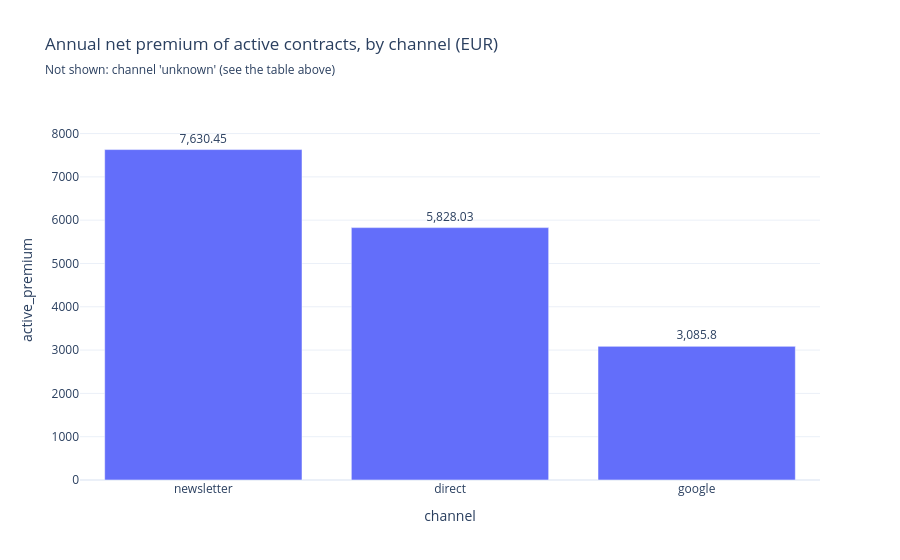

Notebook code for this chart:
### Code cell
bar_chart(
    active_premium,
    x="channel",
    y="active_premium",
    title="Annual net premium of active contracts, by channel (EUR)",
)

### Figure 1 — Plotly figure (JSON) as saved in the notebook; plotly's stock layout.template omitted (floating-point values rounded to 4 significant figures)
{"data": [{"hovertemplate": "channel=%{x}<br>active_premium=%{y}<extra></extra>", "legendgroup": "", "marker": {"color": "#636efa", "pattern": {"shape": ""}}, "name": "", "orientation": "v", "showlegend": false, "textposition": "outside", "texttemplate": "%{y}", "type": "bar", "x": ["newsletter", "direct", "google"], "xaxis": "x", "y": [7630.0, 5828.0, 3086.0], "yaxis": "y"}], "layout": {"barmode": "relative", "legend": {"tracegroupgap": 0}, "title": {"subtitle": {"text": "Not shown: channel 'unknown' (see the table above)"}, "text": "Annual net premium of active contracts, by channel (EUR)"}, "xaxis": {"anchor": "y", "domain": [0.0, 1.0], "title": {"text": "channel"}, "type": "category"}, "yaxis": {"anchor": "x", "domain": [0.0, 1.0], "range": [0, 8775.0], "title": {"text": "active_premium"}}}}
